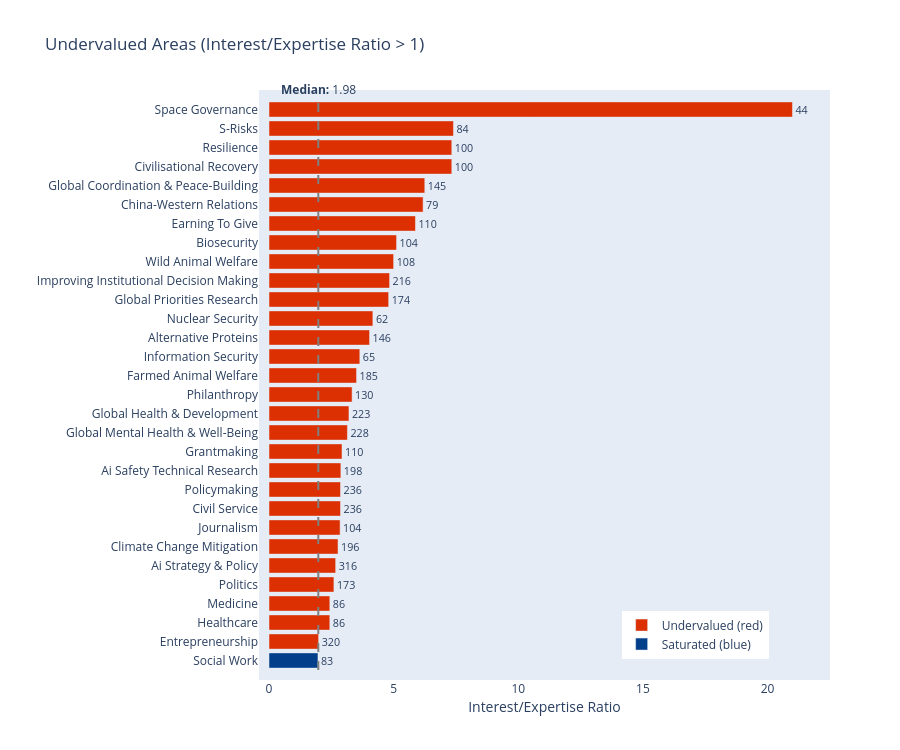

The notebook cell this image was saved under:
### Code cell
# Determine under-valued areas (where interest exceeds expertise)
fig = pipe.create_undervalued_chart(top_n=30)
fig.show()
fig.write_html("docs/undervalued_chart.html", include_plotlyjs="cdn")

### Figure 1 — Plotly figure (JSON) as saved in the notebook; plotly's stock layout.template omitted (floating-point values rounded to 4 significant figures)
{"data": [{"marker": {"color": ["#023E8A", "#DC2F02", "#DC2F02", "#DC2F02", "#DC2F02", "#DC2F02", "#DC2F02", "#DC2F02", "#DC2F02", "#DC2F02", "#DC2F02", "#DC2F02", "#DC2F02", "#DC2F02", "#DC2F02", "#DC2F02", "#DC2F02", "#DC2F02", "#DC2F02", "#DC2F02", "#DC2F02", "#DC2F02", "#DC2F02", "#DC2F02", "#DC2F02", "#DC2F02", "#DC2F02", "#DC2F02", "#DC2F02", "#DC2F02"]}, "name": "Value", "orientation": "h", "showlegend": false, "text": [83.0, 320.0, 86.0, 86.0, 173.0, 316.0, 196.0, 104.0, 236.0, 236.0, 198.0, 110.0, 228.0, 223.0, 130.0, 185.0, 65.0, 146.0, 62.0, 174.0, 216.0, 108.0, 104.0, 110.0, 79.0, 145.0, 100.0, 100.0, 84.0, 44.0], "textposition": "outside", "type": "bar", "x": [1.964, 1.991, 2.44, 2.44, 2.604, 2.674, 2.769, 2.852, 2.869, 2.869, 2.882, 2.929, 3.145, 3.208, 3.333, 3.512, 3.643, 4.034, 4.167, 4.8, 4.838, 5.0, 5.118, 5.875, 6.182, 6.25, 7.333, 7.333, 7.4, 21.0], "y": ["Social Work", "Entrepreneurship", "Healthcare", "Medicine", "Politics", "Ai Strategy & Policy", "Climate Change Mitigation", "Journalism", "Civil Service", "Policymaking", "Ai Safety Technical Research", "Grantmaking", "Global Mental Health & Well-Being", "Global Health & Development", "Philanthropy", "Farmed Animal Welfare", "Information Security", "Alternative Proteins", "Nuclear Security", "Global Priorities Research", "Improving Institutional Decision Making", "Wild Animal Welfare", "Biosecurity", "Earning To Give", "China-Western Relations", "Global Coordination & Peace-Building", "Civilisational Recovery", "Resilience", "S-Risks", "Space Governance"]}, {"marker": {"color": "#DC2F02"}, "name": "Undervalued (red)", "showlegend": true, "type": "bar", "x": [null], "y": [null]}, {"marker": {"color": "#023E8A"}, "name": "Saturated (blue)", "showlegend": true, "type": "bar", "x": [null], "y": [null]}], "layout": {"annotations": [{"showarrow": false, "text": "<b>Median:</b> 1.98", "x": 1.977, "xanchor": "center", "xref": "x", "y": 1, "yanchor": "bottom", "yref": "y domain"}], "height": 750, "legend": {"x": 0.64, "y": 0.02}, "margin": {"l": 200, "pad": 10}, "shapes": [{"line": {"color": "gray", "dash": "dash"}, "type": "line", "x0": 1.977, "x1": 1.977, "xref": "x", "y0": 0, "y1": 1, "yref": "y domain"}], "title": {"text": "Undervalued Areas (Interest/Expertise Ratio > 1)"}, "xaxis": {"rangemode": "tozero", "title": {"text": "Interest/Expertise Ratio"}}, "yaxis": {"title": {"text": ""}}}}
